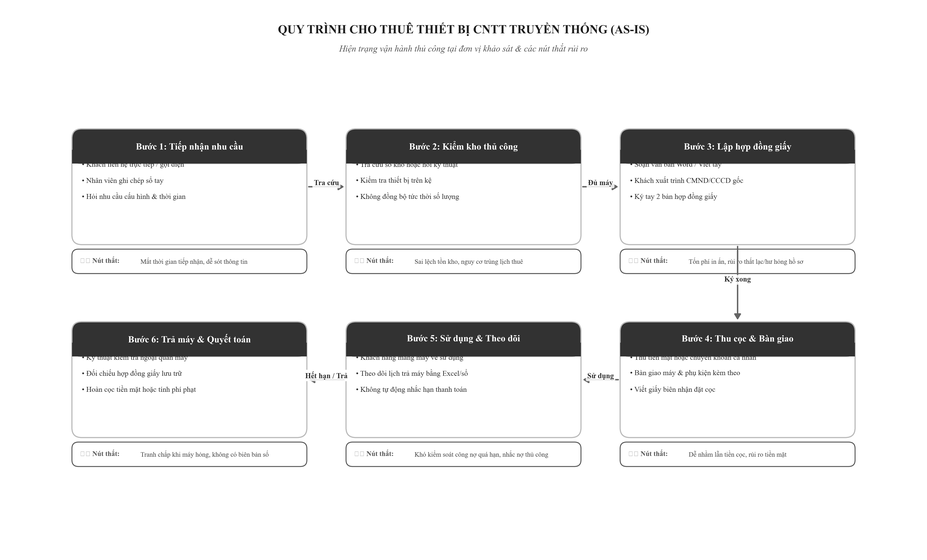
#> input picture figures/hinh_1_1_quy_trinh_truyen_thong.png, 927 x 560 px, shrunk from 4170 x 2520 before the run, found by its file name; its folder holds 4 pictures in this run
$ python check_purity.py
#> lines starting #> are read from the running program, lines starting #| are printed output that depends on the picture; after the words box and inside, x2 and y2 are one past the last pixel; in counts of white or black regions, pixels touching at a corner belong together
#!/usr/bin/env python3
# -*- coding: utf-8 -*-
import os, sys
from pathlib import Path
from PIL import Image
import numpy as np

PROJECT_ROOT = Path("d:/DoAnCuNhan")
FIGURES_DIR = PROJECT_ROOT / "figures"

sys.path.insert(0, str(PROJECT_ROOT / "tools"))
from sync_thesis_documents import CANONICAL_MEDIA_MAP

# Technical diagrams are all 78 images EXCEPT logo_huit.png (image1) and the 11 UI screenshots (image34-image44)
EXCLUDED = {"logo_huit.png"}
for i in range(10, 21):
    EXCLUDED.add(f"hinh_3_{i}")

technical_diagrams = []
for img_id, fig_name in sorted(CANONICAL_MEDIA_MAP.items(), key=lambda x: int(x[0].replace("image", "").replace(".png", ""))):
    if fig_name == "logo_huit.png":
        continue
    if any(fig_name.startswith(f"hinh_3_{i}_ui") for i in range(10, 21)):
        continue
    technical_diagrams.append((img_id, fig_name))

print(f"Total technical diagrams to analyze: {len(technical_diagrams)}")

purity_issues = []
bg_issues = []

for img_id, fig_name in technical_diagrams:
    p = FIGURES_DIR / fig_name
    if not p.exists():
        print(f"MISSING: {fig_name}")
        continue

    with Image.open(p) as im:
#> im is the input picture: PIL image 927x560 RGB; min 0, max 255, mean 232.8
        rgb = im.convert("RGB")
        arr = np.array(rgb)
        h, w, _ = arr.shape
#> h = 560; w = 927

        # Check 4 corners for pure white background (#ffffff = 255, 255, 255)
        corners = [
            tuple(arr[0, 0]),
            tuple(arr[0, w - 1]),
            tuple(arr[h - 1, 0]),
            tuple(arr[h - 1, w - 1])
        ]
#> corners = [(255, 255, 255), (255, 255, 255), (255, 255, 255), (255, 255, 255)]
        non_white_corners = [c for c in corners if c != (255, 255, 255)]
#> non_white_corners = []
        if non_white_corners:
            bg_issues.append((img_id, fig_name, non_white_corners))

        # Check colored pixels
        # Grayscale: R == G == B
        # Allowed exception: Neutral dark header #27272a -> (39, 39, 42)
        # In #27272a, |R - G| = 0, |R - B| = 3, |G - B| = 3.
        # Also Zinc neutral accents in matplotlib:
        # Let's measure max saturation / color deviation: max(|R-G|, |G-B|, |B-R|)
        r = arr[:, :, 0].astype(int)
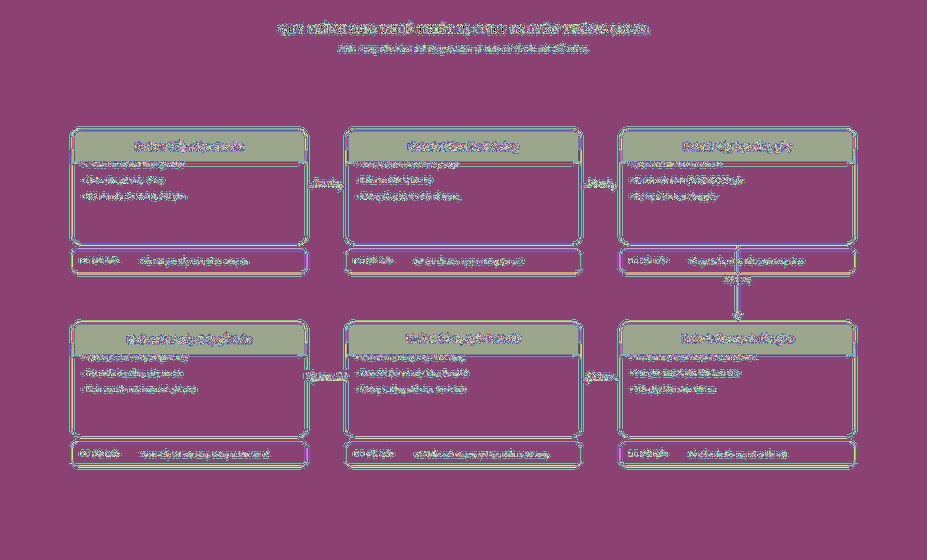
#> r: shape (560, 927) int64; 256 distinct labels, from 0 to 255; one colour per label, 0 black
        g = arr[:, :, 1].astype(int)
        b = arr[:, :, 2].astype(int)

        diff_rg = np.abs(r - g)
#> diff_rg: shape (560, 927) int64; every value is 0
        diff_gb = np.abs(g - b)
        diff_br = np.abs(b - r)
        max_channel_diff = np.maximum(np.maximum(diff_rg, diff_gb), diff_br)

        # Count pixels with significant color: max_channel_diff > 15
        # (Header #27272a has max diff 3; antialiasing might produce up to ~10-15)
        colored_mask = max_channel_diff > 15
#> colored_mask: shape (560, 927) bool; every value is 0
        colored_count = np.sum(colored_mask)
#> colored_count = 0

        if colored_count > 0:
            sample_colored = arr[colored_mask][:5]
            purity_issues.append((img_id, fig_name, colored_count, sample_colored.tolist()))
#> pass 2 of the loop `for img_id, fig_name in technical_diagrams:`:
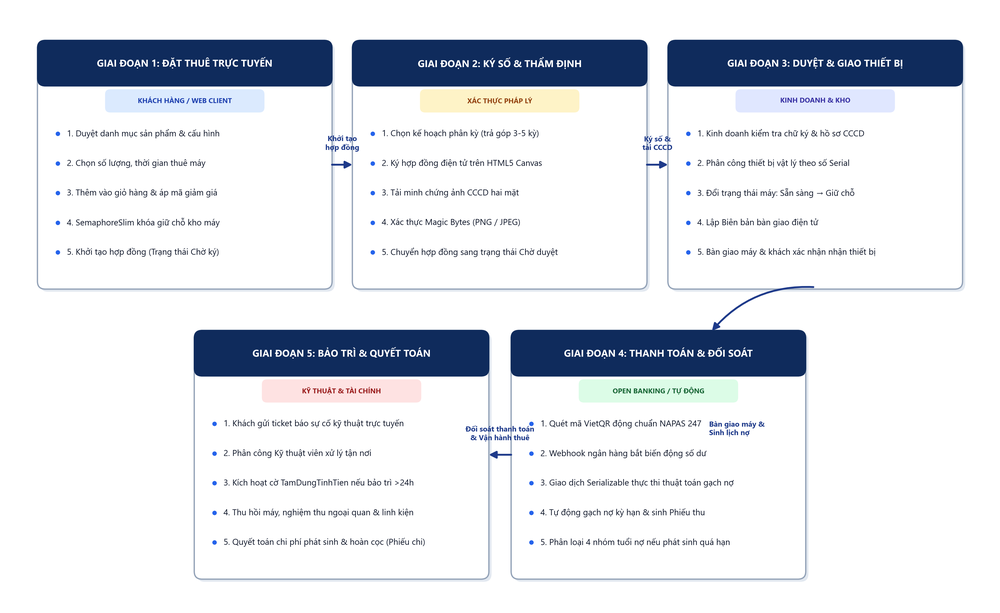
#> input picture figures/hinh_1_2_quy_trinh_tong_the_de_xuat.png, 1000 x 613 px, shrunk from 4500 x 2760 before the run, found by its file name
#> im is the input picture: PIL image 1000x613 RGBA; mean R, G, B, A 223.8, 227.2, 233.1, 255
#> r: shape (613, 1000) int64; 256 distinct labels, from 0 to 255
#> g: shape (613, 1000) int64; 255 distinct labels, from 0 to 255
#> `b = arr[:, :, 2].astype(int)`:
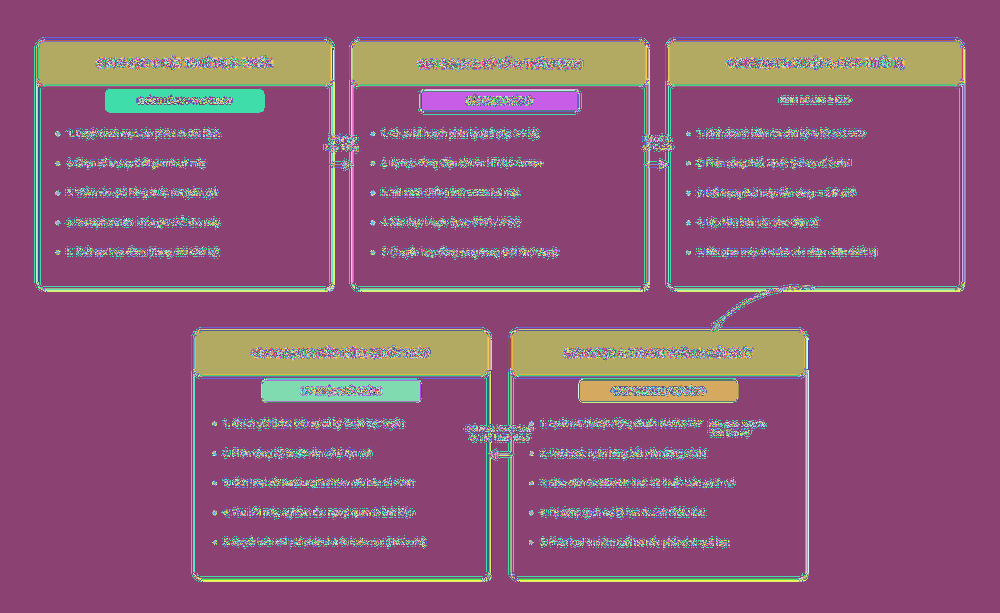
#> b: shape (613, 1000) int64; 242 distinct labels, from 0 to 255; one colour per label, 0 black
#> diff_rg: shape (613, 1000) int64; 133 distinct labels, from 0 to 139
#> diff_gb: shape (613, 1000) int64; 153 distinct labels, from 0 to 152
#> diff_br: shape (613, 1000) int64; 211 distinct labels, from 0 to 222
#> max_channel_diff: shape (613, 1000) int64; 211 distinct labels, from 0 to 222
#> `colored_mask = max_channel_diff > 15`:
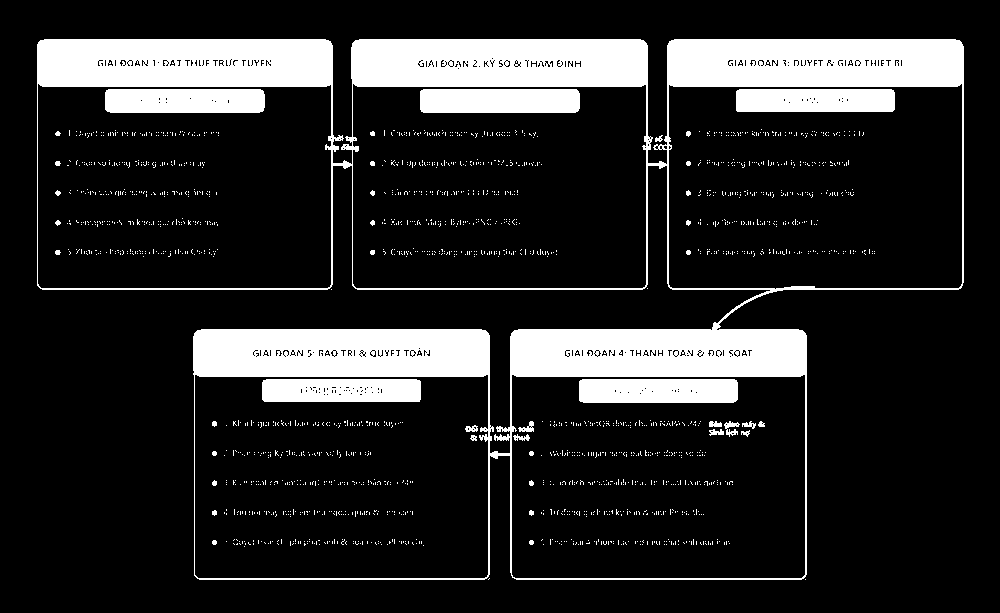
#> colored_mask: shape (613, 1000) bool; 16.4% white; 1831 white regions (1790 under 20 px), largest, box (x1, y1, x2, y2) and area: (37, 39, 964, 580) 76787, (420, 89, 580, 113) 3816, (105, 89, 265, 113) 3795
#> colored_count = 100332
#> sample_colored = [[195, 203, 215], [190, 198, 211], [190, 198, 211], [190, 198, 211], [190, 198, 211]]
#> pass 3 of the loop `for img_id, fig_name in technical_diagrams:`:
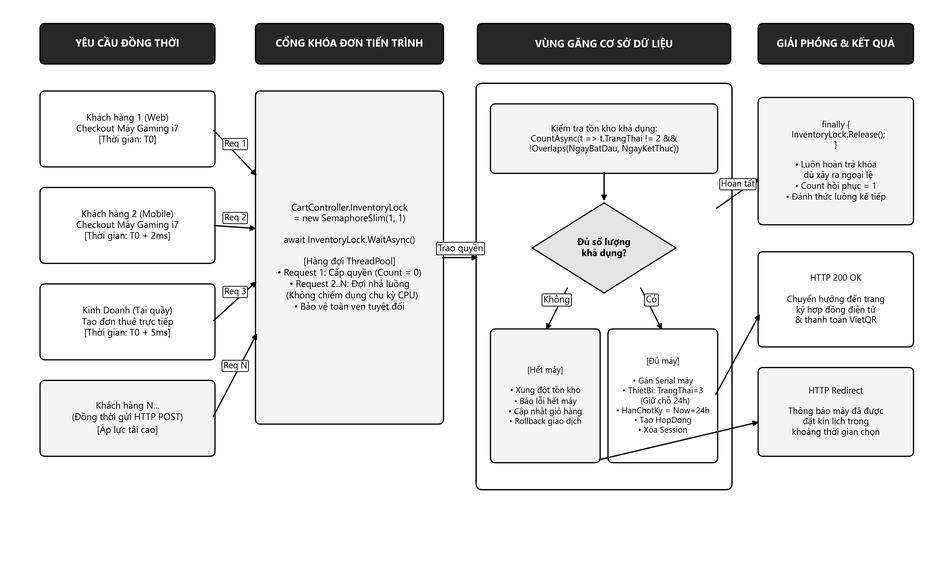
#> input picture figures/hinh_2_1_1_1_semaphore_concurrency.png, 947 x 573 px, shrunk from 4260 x 2580 before the run, found by its file name
#> im is the input picture: PIL image 947x573 RGB; min 0, max 255, mean 230.4
#> `r = arr[:, :, 0].astype(int)`:
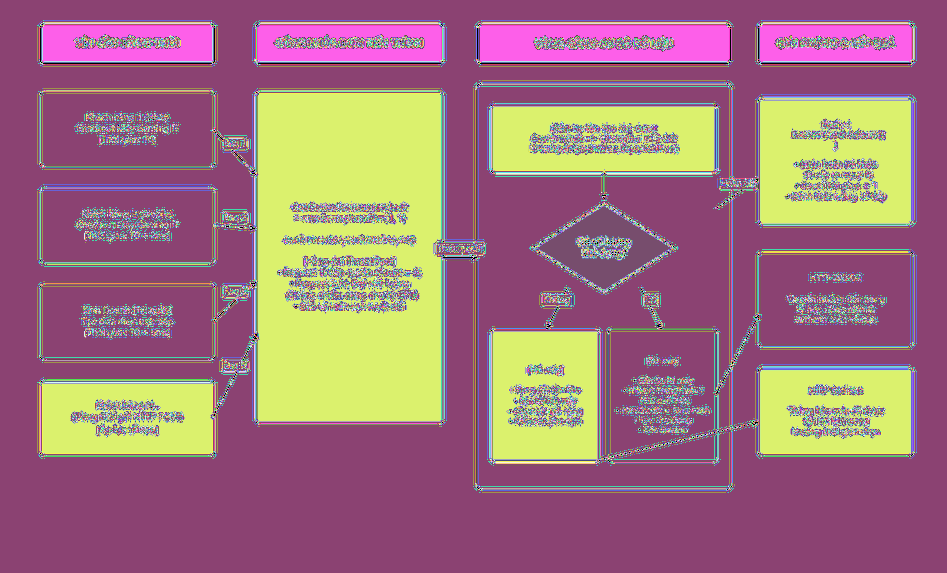
#> r: shape (573, 947) int64; 256 distinct labels, from 0 to 255; one colour per label, 0 black
#> diff_rg: shape (573, 947) int64; every value is 0
#> colored_mask: shape (573, 947) bool; every value is 0
#> colored_count = 0
#> the loop made 66 passes; the first 3 are shown

print("\n--- BACKGROUND PURITY RESULTS ---")
print(f"Total diagrams checked: {len(technical_diagrams)}")
print(f"Diagrams with non-white corners: {len(bg_issues)}")
for item in bg_issues:
    print(f"  {item[0]} ({item[1]}): non-white corners: {item[2]}")

print("\n--- COLOR SATURATION / PIXEL PURITY RESULTS ---")
print(f"Diagrams with colored pixels (max channel diff > 15): {len(purity_issues)}")
for item in purity_issues:
    print(f"  {item[0]} ({item[1]}): {item[2]} colored pixels. Samples: {item[3]}")
